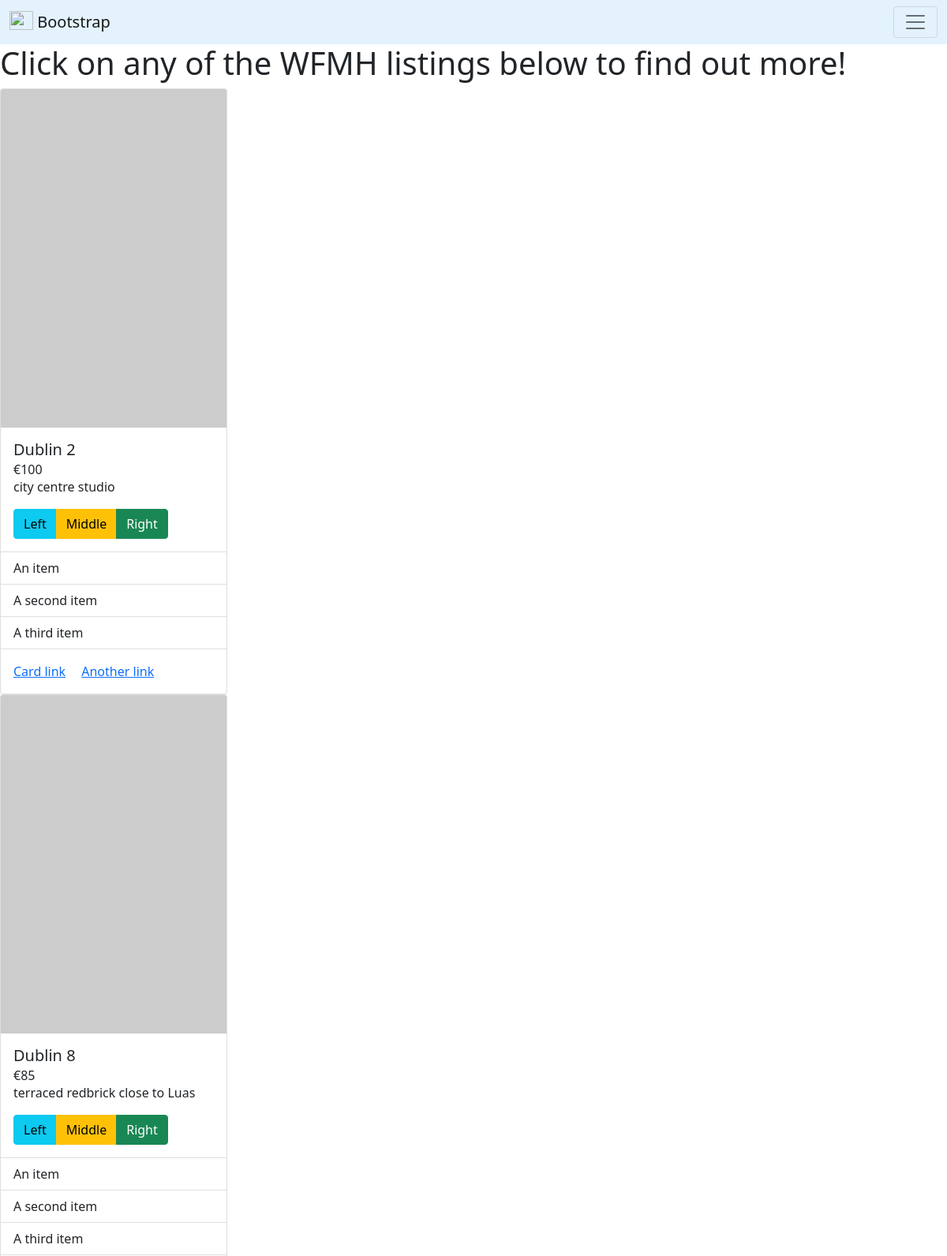
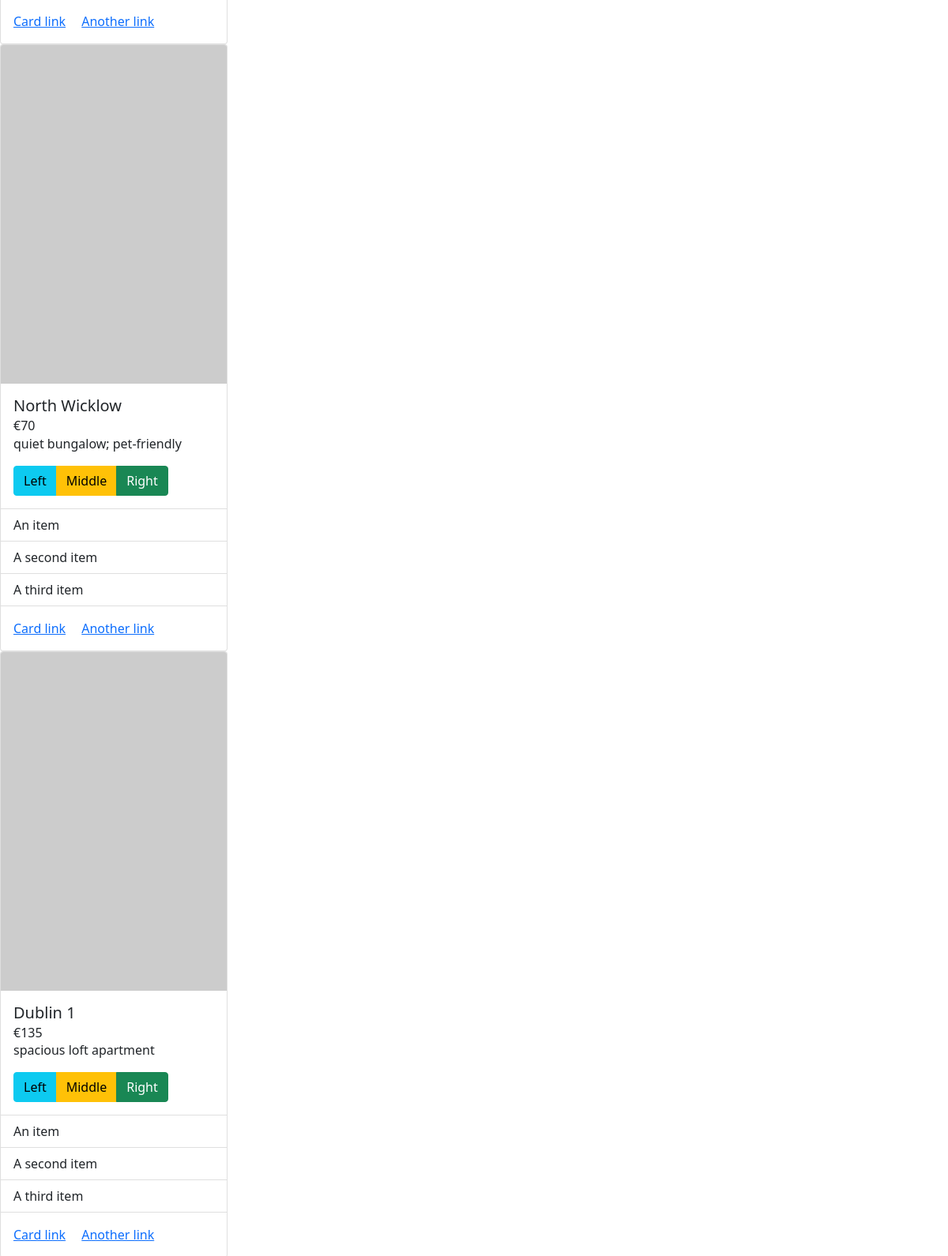
Screenshot of /browse (upper part) with the database file from the repository (2 pictures, top to bottom).
### wfmh/models.py (models this page shows, shortened)
class Home(db.Model):
    id = db.Column(db.Integer(), primary_key=True)
    summary = db.Column(db.String(length=50), nullable=False, unique=True)
    location = db.Column(db.String(length=25), nullable=False)
    owner_email = db.Column(db.String(length=50), nullable=False)
    daily_rate = db.Column(db.Integer(), nullable=False)
    reserved_by = db.Column(db.Integer(), db.ForeignKey('worker.id'))

### wfmh/routes.py (the view)
@app.route("/browse")
def browse_homes():
    homes = Home.query.all()
    return render_template('browse.html', homes=homes)

### wfmh/templates/browse.html
{% extends 'base.html' %} {% block title %} WFMH | Browse {% endblock %} {%
block content %}
<h1>Click on any of the WFMH listings below to find out more!</h1>
{% for home in homes %}
<div class="card" style="width: 18rem">
  <img src="https://picsum.photos/400/600" class="card-img-top" alt="..." />
  <div class="card-body">
    <h5 class="card-title">{{ home.location }}</h5>
    <h6 class="card-subtitle">€{{ home.daily_rate }}</h6>
    <p class="card-text">{{ home.summary }}</p>
    <div class="btn-group" role="group" aria-label="Basic mixed styles example">
      <button type="button" class="btn btn-info">Left</button>
      <button type="button" class="btn btn-warning">Middle</button>
      <button type="button" class="btn btn-success">Right</button>
    </div>
  </div>
  <ul class="list-group list-group-flush">
    <li class="list-group-item">An item</li>
    <li class="list-group-item">A second item</li>
    <li class="list-group-item">A third item</li>
  </ul>
  <div class="card-body">
    <a href="#" class="card-link">Card link</a>
    <a href="#" class="card-link">Another link</a>
  </div>
</div>
{% endfor %} {% endblock %}

### wfmh/templates/base.html (shortened to what this page needs)
<!DOCTYPE html>
<html lang="en">
  <head>
    <link
      href="https://cdn.jsdelivr.net/npm/bootstrap@5.0.2/dist/css/bootstrap.min.css"
      rel="stylesheet"
    />
  </head>
  <body>
    <nav class="navbar navbar-light" style="background-color: #e3f2fd">
      <div class="container-fluid">
        <a class="navbar-brand" href="#">
          <img
            src="https://getbootstrap.com/docs/5.0/assets/brand/bootstrap-logo.svg"
            alt=""
            width="30"
            height="24"
            class="d-inline-block align-text-top"
          />
          Bootstrap
        </a>
        <button
          class="navbar-toggler"
          type="button"
          data-bs-toggle="collapse"
          data-bs-target="#navbarSupportedContent"
          aria-controls="navbarSupportedContent"
          aria-expanded="false"
          aria-label="Toggle navigation"
        >
          <span class="navbar-toggler-icon"></span>
        </button>
      </div>
    </nav>
    {% block content %}{% endblock %}
  </body>
</html>

### rows the page displays
Home: location "Dublin 2", daily_rate "100", summary "city centre studio"
Home: location "Dublin 8", daily_rate "85", summary "terraced redbrick close to Luas"
Home: location "North Wicklow", daily_rate "70", summary "quiet bungalow; pet-friendly"
Home: location "Dublin 1", daily_rate "135", summary "spacious loft apartment"
